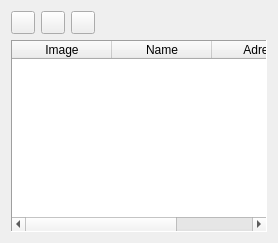
       <widget class="QWidget" name="m_pTabFixtures">
        <attribute name="icon">
         <iconset resource="../Resource/qLights.qrc">
          <normaloff>:/qLights/appIcon.png</normaloff>:/qLights/appIcon.png</iconset>
        </attribute>
        <attribute name="title">
         <string/>
        </attribute>
        <layout class="QVBoxLayout" name="verticalLayout_33">
         <item>
          <layout class="QHBoxLayout" name="horizontalLayout_12">
           <item>
            <widget class="QToolButton" name="m_pBtnAddFixture">
             <property name="text">
              <string/>
             </property>
             <property name="icon">
              <iconset resource="../../aFrame/Resource/aFrame.qrc">
               <normaloff>:/Standard/Icons/32/plus.png</normaloff>:/Standard/Icons/32/plus.png</iconset>
             </property>
            </widget>
           </item>
           <item>
            <widget class="QToolButton" name="m_pBtnRemoveFixture">
             <property name="text">
              <string/>
             </property>
             <property name="icon">
              <iconset resource="../../aFrame/Resource/aFrame.qrc">
               <normaloff>:/Standard/Icons/32/minus.png</normaloff>:/Standard/Icons/32/minus.png</iconset>
             </property>
            </widget>
           </item>
           <item>
            <widget class="QToolButton" name="m_pBtnEditFixture">
             <property name="text">
              <string/>
             </property>
             <property name="icon">
              <iconset resource="../../aFrame/Resource/aFrame.qrc">
               <normaloff>:/Standard/Icons/32/edit.png</normaloff>:/Standard/Icons/32/edit.png</iconset>
             </property>
            </widget>
           </item>
           <item>
            <spacer name="horizontalSpacer_8">
             <property name="orientation">
              <enum>Qt::Orientation::Horizontal</enum>
             </property>
             <property name="sizeHint" stdset="0">
              <size>
               <width>40</width>
               <height>20</height>
              </size>
             </property>
            </spacer>
           </item>
          </layout>
         </item>
         <item>
          <widget class="FixtureTable" name="m_pFixtureTable">
           <property name="sizePolicy">
            <sizepolicy hsizetype="Expanding" vsizetype="Expanding">
             <horstretch>0</horstretch>
             <verstretch>0</verstretch>
            </sizepolicy>
           </property>
           <property name="frameShape">
            <enum>QFrame::Shape::Panel</enum>
           </property>
           <property name="frameShadow">
            <enum>QFrame::Shadow::Sunken</enum>
           </property>
           <property name="columnCount">
            <number>3</number>
           </property>
           <attribute name="horizontalHeaderVisible">
            <bool>true</bool>
           </attribute>
           <attribute name="verticalHeaderVisible">
            <bool>true</bool>
           </attribute>
           <column>
            <property name="text">
             <string>Image</string>
            </property>
           </column>
           <column>
            <property name="text">
             <string>Name</string>
            </property>
           </column>
           <column>
            <property name="text">
             <string>Adress</string>
            </property>
           </column>
          </widget>
         </item>
        </layout>
       </widget>
